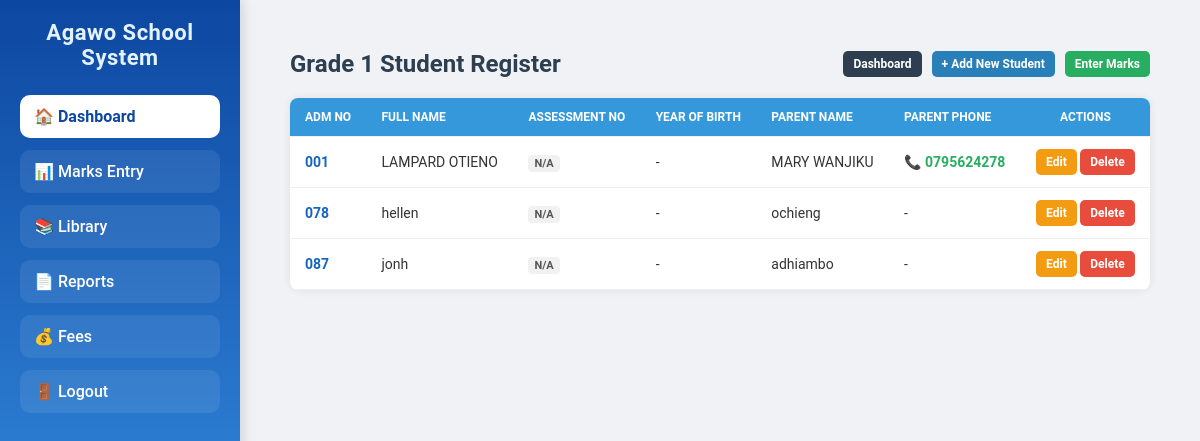
The page /grades/1/ (signed in) on the database as committed earlier.
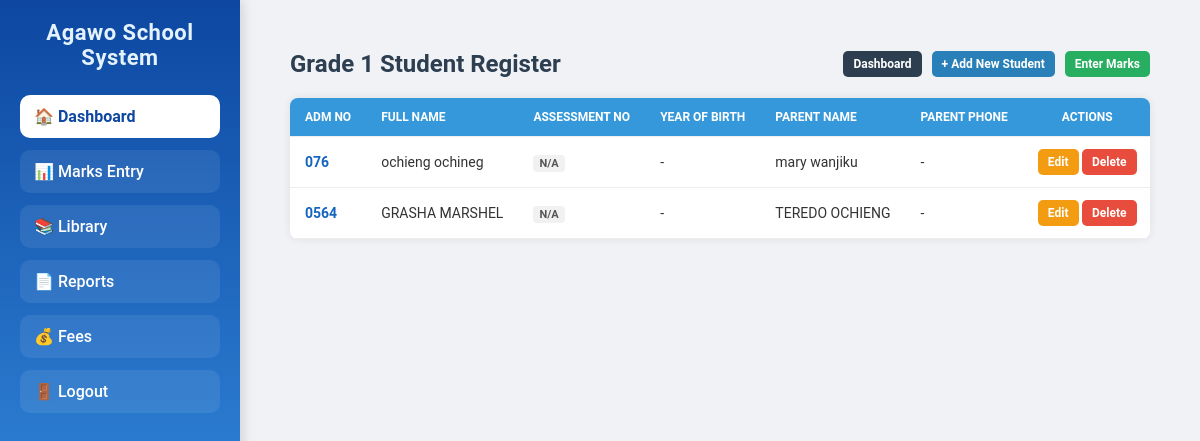
The same page on the database as committed later.
### core/models.py (models this page shows, shortened)
class Student(models.Model):
    student_name = models.CharField(max_length=200)
    admission_number = models.CharField(max_length=20, unique=True)
    grade = models.CharField(max_length=20, choices=GRADE_CHOICES)
    parent_name = models.CharField(max_length=200, blank=True, null=True)
    parent_phone = models.CharField(max_length=15, blank=True, null=True)

### core/views.py (the view)
# urls.py: path('grades/<int:grade>/', views.grade_students, name='grade_students'),
@login_required
def grade_students(request, grade):
    grade_map = {str(i): f"Grade {i}" for i in range(1, 10)}
    grade_name = grade_map.get(str(grade), f"Grade {grade}")
    students = Student.objects.filter(grade=grade_name)
    return render(request, "grade_students.html", {"grade": grade, "students": students})

### templates/grade_students.html (shortened to what this page needs)
{% extends "base.html" %}
{% block content %}
<div class="container">
    <div class="top-bar">
        <h2>Grade {{ grade }} Student Register</h2>
        <div class="top-actions">
            <a href="{% url 'dashboard' %}" class="btn back">Dashboard</a>
            {% if user.is_staff %}
                <a href="{% url 'add_student' %}?grade=Grade {{ grade }}" class="btn add">
                    + Add New Student
                </a>
            {% endif %}
            <a href="{% url 'marks_entry' %}" class="btn marks">Enter Marks</a>
        </div>
    </div>
    <div class="table-responsive">
        <table>
            <thead>
                <tr>
                    <th>Adm No</th>
                    <th>Full Name</th>
                    <th>Assessment No</th>
                    <th>Year of Birth</th>
                    <th>Parent Name</th>
                    <th>Parent Phone</th>
                    <th style="text-align:center;">Actions</th>
                </tr>
            </thead>
            <tbody>
                {% for student in students %}
                <tr>
                    <td style="font-weight:bold; color:#1565c0;">
                        {{ student.admission_number }}
                    </td>
                    <td>{{ student.student_name }}</td>
                    <td>
                        <span class="info-badge">
                            {{ student.assessment_number|default:"N/A" }}
                        </span>
                    </td>
                    <td>{{ student.year_of_birth|default:"-" }}</td>
                    <td>{{ student.parent_name|default:"-" }}</td>
                    <td>
                        {% if student.parent_phone %}
                            <a href="tel:{{ student.parent_phone }}"
                               style="color:#27ae60; font-weight:bold; text-decoration:none;">
                                📞 {{ student.parent_phone }}
                            </a>
                        {% else %}
                            -
                        {% endif %}
                    </td>
                    <td style="text-align:center;">
                        <a href="{% url 'edit_student' student.id %}" class="btn edit">
                            Edit
                        </a>
                        {% if user.is_staff %}
                            <a href="{% url 'delete_student' student.id %}"
                               class="btn delete"
                               onclick="return confirm('Delete {{ student.student_name }}?');">
                               Delete
                            </a>
                        {% endif %}
                    </td>
                </tr>
                {% empty %}
                <tr>
                    <td colspan="7" class="empty">
                        No students found in Grade {{ grade }}.
                    </td>
                </tr>
                {% endfor %}
            </tbody>
        </table>
    </div>
</div>
{% endblock %}

Rows that differ between the two databases and show on the page:
removed Student: admission_number "001", student_name "LAMPARD OTIENO", assessment_number "N/A", year_of_birth "-", parent_name "MARY WANJIKU", parent_phone "0795624278"
removed Student: admission_number "078", student_name "hellen", assessment_number "N/A", year_of_birth "-", parent_name "ochieng"
removed Student: admission_number "087", student_name "jonh", assessment_number "N/A", year_of_birth "-", parent_name "adhiambo"
added Student: admission_number "076", student_name "ochieng ochineg", assessment_number "N/A", year_of_birth "-", parent_name "mary wanjiku"
added Student: admission_number "0564", student_name "GRASHA MARSHEL", assessment_number "N/A", year_of_birth "-", parent_name "TEREDO OCHIENG"
